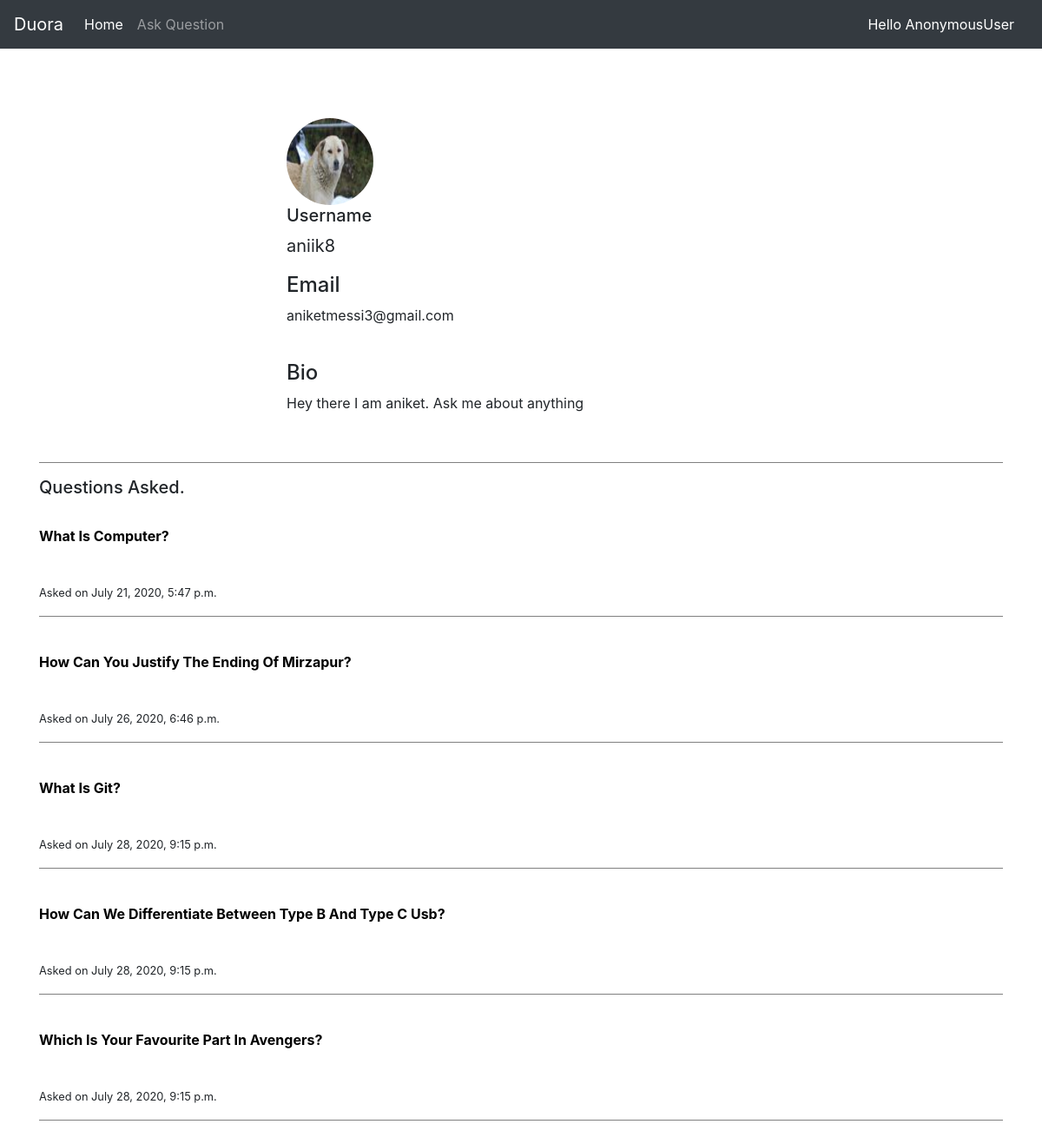
/user_profile/aniik8, run on the app's committed database.
### quoraa/models.py (models this page shows, shortened)
class profile(models.Model):
    user = models.OneToOneField(User, on_delete=models.CASCADE)
    profile_image = models.ImageField(upload_to='dp', default='default.png')
    bio = models.CharField(max_length=100)
    email = models.EmailField(max_length=100, default='')

class question_data(models.Model):
    questions = RichTextField(blank=True, null=True)
    user = models.ForeignKey('auth.User', on_delete=models.CASCADE)
    datee =  models.DateTimeField('Date Posted', default=datetime.now())
    def __str__(self):
        return self.questions

### quoraa/views.py (the view)
# urls.py: path('user_profile/<str:username>', user_profile.as_view(), name='user_profile'),
class user_profile(ListView):
    model = profile, question_data
    template_name = 'quoraa/user_profile.html'
    context_object_name = 'user_profile_'
    def get_queryset(self):
        user_ = get_object_or_404(User, username=self.kwargs.get('username'))
        return profile.objects.filter(user=user_)
    def get_context_data(self, *, object_list=None, **kwargs):
        user_ = get_object_or_404(User, username=self.kwargs.get('username'))
        context = super(user_profile, self).get_context_data(**kwargs)
        context['questions'] = question_data.objects.filter(user=user_)
        return context

### quoraa/templates/quoraa/user_profile.html (shortened to what this page needs)
{% extends "quoraa/base.html" %}
{% load crispy_forms_tags %}
{% block content %}
{% for profiles in user_profile_ %}
<div class="row">
    <div class="col-sm-3"></div>
    <div class="col-sm-6">
        <div class="media">
            <div class="media-body">
            <img class=" rounded-circle article-img box-sizing:border-box; direction:ltr;max-width:100%; width:120px'height:120px " src="{{profiles.user.profile.profile_image.url}}"  alt="Unable to upload">
            <br>
                <h5 class="text-left">Username</h5><p style="font-size:20px;">{{profiles.user.username}}</p>
            <h4>Email</h4><p>{{profiles.user.email}}</p><br>
            <h4>Bio</h4><p>{{profiles.user.profile.bio}}</p>
            </div>
        </div>
    </div>
<div class="col-sm-3"></div>
    </div>
{%endfor%}
<br>
<hr style="height:1px;border-width:0; color:gray;background-color:gray">
        <h5>Questions Asked.</h5>
            <br>
        {% for question in questions %}
            <div  class="media ">
                <div class="media-body">
            <a class="link" style="font-weight:bold"  href="{% url 'showanswer' question.id %}">{{ question|title|safe }}</a>
            <br>
            <small>Asked on {{question.datee}}</small>
             <hr style="height:1px;border-width:0; color:gray;background-color:gray">
                </div>
            </div>
            <br>
    {% endfor %}
{% endblock %}

### quoraa/templates/quoraa/base.html (style rules this page uses)
.article-img { height: 5px; width: 5px; margin-right: 5px; }

### quoraa/templates/quoraa/user_profile.html (style rules this page uses)
.link { color : #000000; }
.article-img { height: 100px; width: 100px; margin-right: 20px; }

### data on the page
profile: user.profile.profile_image (picture), user.username "aniik8", user.email "aniketmessi3@gmail.com", user.profile.bio "Hey there I am aniket. Ask me about anything"
question_data: questions "What Is Computer?", datee "July 21, 2020, 5:47 p.m."
question_data: questions "How Can You Justify The Ending Of Mirzapur?", datee "July 26, 2020, 6:46 p.m."
question_data: questions "What Is Git?", datee "July 28, 2020, 9:15 p.m."
question_data: questions "How Can We Differentiate Between Type B And Type C Usb?", datee "July 28, 2020, 9:15 p.m."
question_data: questions "Which Is Your Favourite Part In Avengers?", datee "July 28, 2020, 9:15 p.m."

### other printed values
{{ request.user }} "AnonymousUser"
